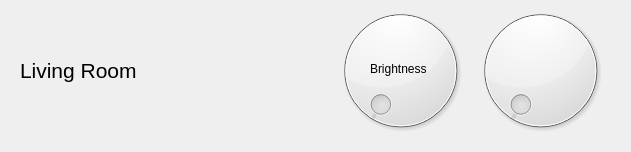
<?xml version="1.0" encoding="UTF-8"?>
<ui version="4.0">
 <class>LightGroupControl</class>
 <widget class="QWidget" name="LightGroupControl">
  <property name="geometry">
   <rect>
    <x>0</x>
    <y>0</y>
    <width>631</width>
    <height>152</height>
   </rect>
  </property>
  <property name="windowTitle">
   <string>Form</string>
  </property>
  <widget class="QLabel" name="groupName">
   <property name="geometry">
    <rect>
     <x>20</x>
     <y>50</y>
     <width>131</width>
     <height>41</height>
    </rect>
   </property>
   <property name="font">
    <font>
     <pointsize>16</pointsize>
    </font>
   </property>
   <property name="text">
    <string>Living Room</string>
   </property>
   <property name="scaledContents">
    <bool>false</bool>
   </property>
  </widget>
  <widget class="QDial" name="groupBrightness">
   <property name="geometry">
    <rect>
     <x>330</x>
     <y>0</y>
     <width>141</width>
     <height>141</height>
    </rect>
   </property>
  </widget>
  <widget class="QLabel" name="label">
   <property name="geometry">
    <rect>
     <x>370</x>
     <y>60</y>
     <width>71</width>
     <height>18</height>
    </rect>
   </property>
   <property name="text">
    <string>Brightness</string>
   </property>
  </widget>
  <widget class="QLabel" name="label_3">
   <property name="geometry">
    <rect>
     <x>510</x>
     <y>60</y>
     <width>71</width>
     <height>18</height>
    </rect>
   </property>
   <property name="text">
    <string>Saturation</string>
   </property>
  </widget>
  <widget class="QDial" name="groupBrightness_3">
   <property name="geometry">
    <rect>
     <x>470</x>
     <y>0</y>
     <width>141</width>
     <height>141</height>
    </rect>
   </property>
  </widget>
  <widget class="InlineColorPicker" name="inlineColorPicker">
   <property name="geometry">
    <rect>
     <x>170</x>
     <y>10</y>
     <width>131</width>
     <height>121</height>
    </rect>
   </property>
  </widget>
 </widget>
 <customwidgets>
  <customwidget>
   <class>InlineColorPicker</class>
   <extends>QWidget</extends>
   <header>inlinecolorpicker.h</header>
  </customwidget>
 </customwidgets>
 <resources/>
 <connections/>
</ui>
